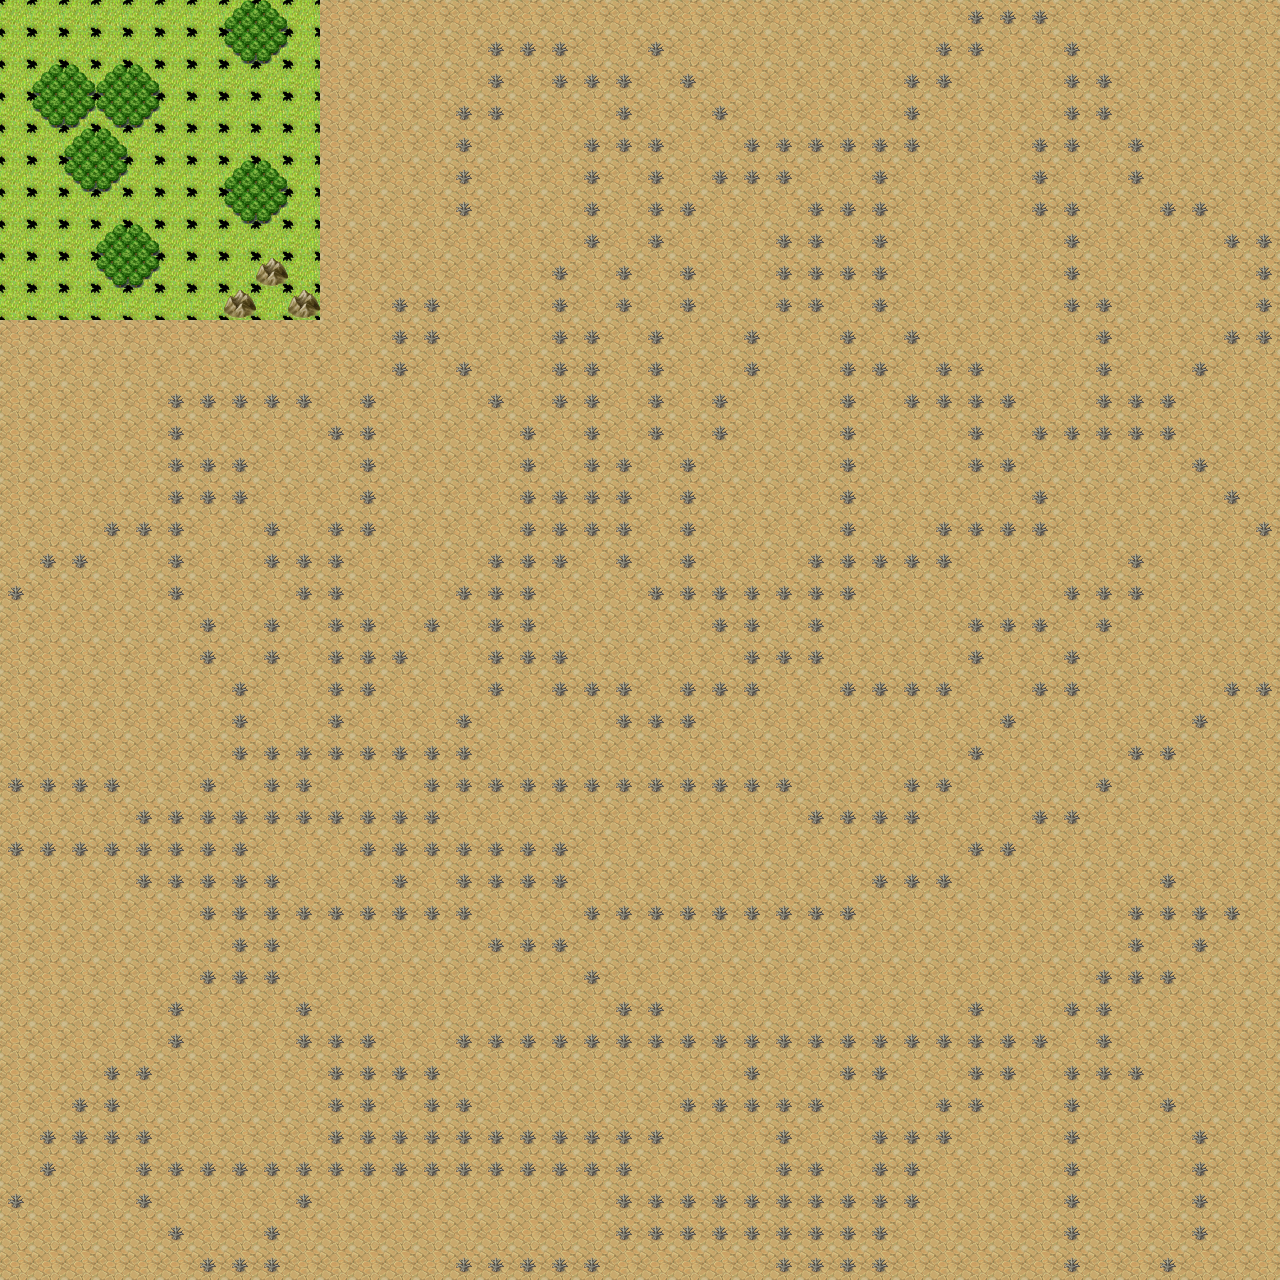

The image is a tile-based game level rendered from a .tmx file. Its description and source (layers, tilesets, objects; grid data summarised) follow:
An orthogonal 40x40 tile map with 32x32 px tiles, 2 tile layers (players, overlay).

<map version="1.0" orientation="orthogonal" width="40" height="40" tilewidth="32" tileheight="32">
 <tileset firstgid="1" name="TileA2" tilewidth="32" tileheight="32">
  <image source="resource/TileA2.png" width="512" height="384" />
 </tileset>
 <layer name="players" width="40" height="40">
  <data>[1600 cells, 1600 non-empty, 2 distinct tile ids]</data>
 </layer>
 <layer name="overlay" width="40" height="40">
  <data>[1600 cells, 560 non-empty, 6 distinct tile ids]</data>
 </layer>
</map>
